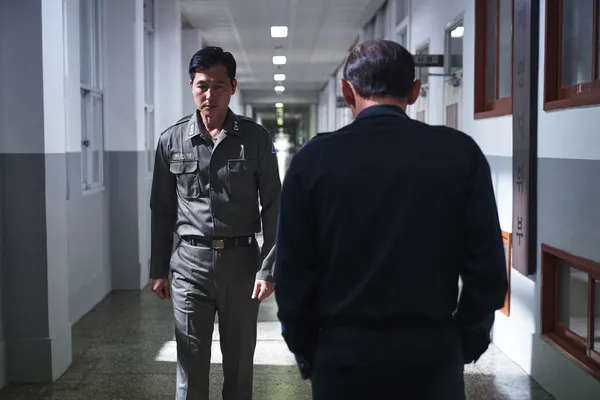
#> input picture Quests/Quest5_20240605/images/person_image.webp, 600 x 400 px
$ jupyter execute --allow-errors Quest.ipynb
#> lines starting #> are read from the running program, lines starting #| are printed output that depends on the picture
# 패키지 불러오기

[cell 1]
import os
import urllib
import cv2
import numpy as np
from pixellib.semantic import semantic_segmentation
from matplotlib import pyplot as plt

# 데이터 불러오기

[cell 2]
# 이미지 경로 및 불러오기
img_path = 'images/person_image.webp'
img_orig = cv2.imread(img_path)
#> img_orig is the input picture: shape (400, 600, 3); mean B, G, R 91.5, 84.8, 82

print(img_orig.shape)
#| (400, 600, 3)

# 이미지 출력
plt.imshow(cv2.cvtColor(img_orig, cv2.COLOR_BGR2RGB))
plt.show()

# 사전 훈련 모델 불러오기
- 이미 로컬환경에 모델이 있어 주석처리 하겠습니다.

[cell 3]
model_dir = 'models'
model_file = os.path.join(model_dir, 'deeplabv3_xception_tf_dim_ordering_tf_kernels.h5')

# PixelLib가 제공하는 모델의 url
# model_url = 'https://github.com/ayoolaolafenwa/PixelLib/releases/download/1.1/deeplabv3_xception_tf_dim_ordering_tf_kernels.h5'

# 다운로드
# urllib.request.urlretrieve(model_url, model_file) # urllib 패키지 내에 있는 request 모듈의 urlretrieve 함수를 이용해서 model_url에 있는 파일을 다운로드 해서 model_file 파일명으로 저장

#> (a cell that did not finish here is left out)

#> (a cell that did not finish here is left out)

[cell 6]
#pascalvoc에서 제공하는 데이터 라벨종류
LABEL_NAMES = [
    'background', 'aeroplane', 'bicycle', 'bird', 'boat', 'bottle', 'bus',
    'car', 'cat', 'chair', 'cow', 'diningtable', 'dog', 'horse', 'motorbike',
    'person', 'pottedplant', 'sheep', 'sofa', 'train', 'tv'
]
len(LABEL_NAMES)

#> (a cell that did not finish here is left out)

#> (a cell that did not finish here is left out)

#> (a cell that did not finish here is left out)

[cell 10]
# 컬러맵 생성
# 256개의 색상을 가지는 컬러맵 생성
colormap = np.zeros((256, 3), dtype = int)
# 0~255까지의 값을 가지는 배열 생성
ind = np.arange(256, dtype=int)

for shift in reversed(range(8)):
    for channel in range(3):
        colormap[:, channel] |= ((ind >> channel) & 1) << shift
    ind >>= 3
# 컬러맵 출력
colormap[:20]

[cell 11]
# 15번 클래스의 컬러값 출력
colormap[15]

[cell 12]
# BGR 컬러값을 RGB로 변환
seg_color = (128,128,192)

#> (a cell that did not finish here is left out)

[cell 14]
# 원본 이미지 복사
img_show = img_orig.copy()
# True, False인 값을 각각 255, 0으로 변환하여 마스크 생성
#> (the rest of this cell did not finish here and is left out)

[cell 15]
img_orig_blur = cv2.blur(img_orig, (13,13))
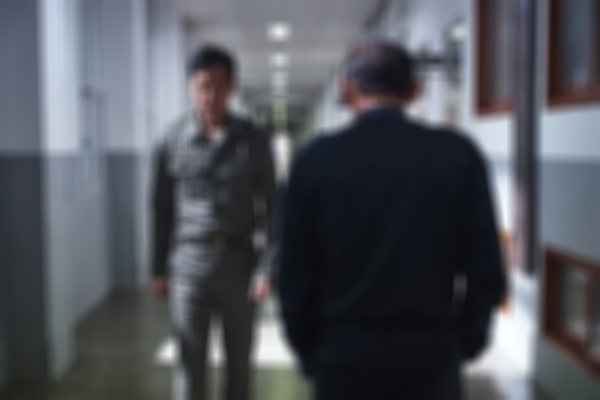
#> img_orig_blur: shape (400, 600, 3); mean B, G, R 91.5, 84.8, 82

plt.imshow(cv2.cvtColor(img_orig_blur, cv2.COLOR_BGR2RGB))
plt.show()


$ run again, with Quests/Quest5_20240605/images/cat_error.png saved as Quests/Quest5_20240605/images/person_image.webp
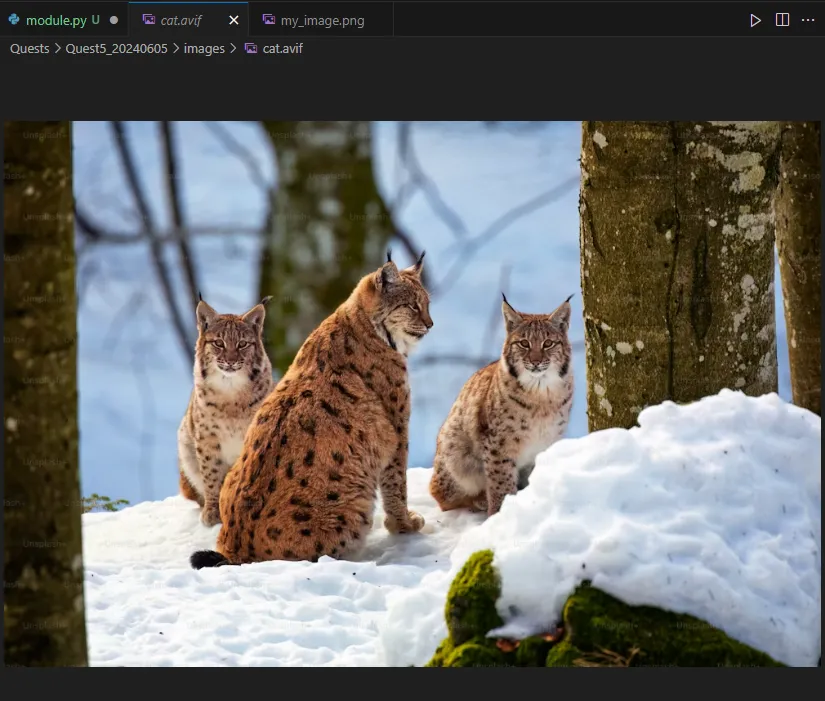
#> input picture Quests/Quest5_20240605/images/cat_error.png, 825 x 701 px
#> img_orig is the input picture: shape (701, 825, 3); mean B, G, R 104.2, 107.5, 108.7
#| (701, 825, 3)
#> `img_orig_blur = cv2.blur(img_orig, (13,13))`:
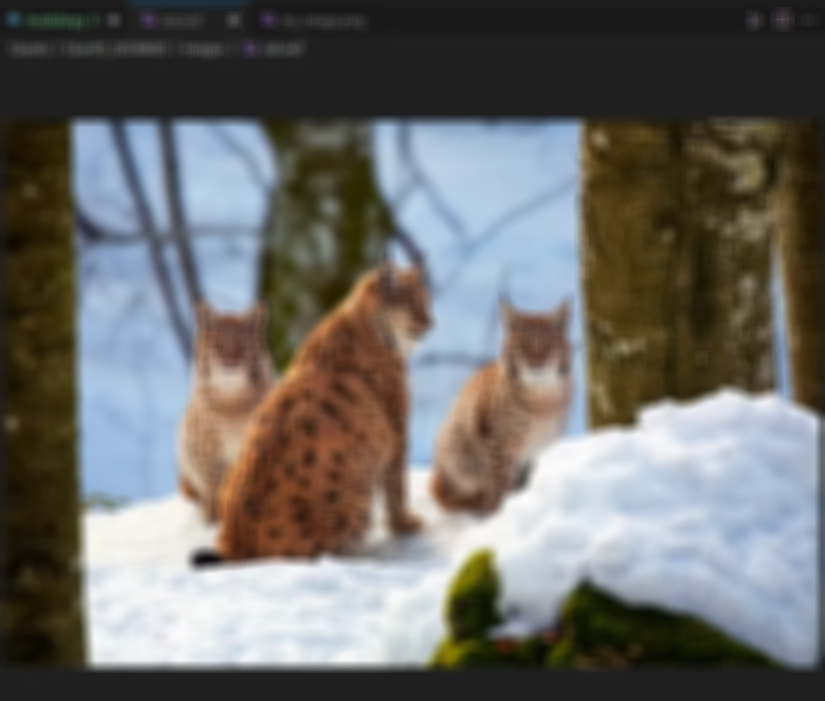
#> img_orig_blur: shape (701, 825, 3); mean B, G, R 104.2, 107.5, 108.7

$ run again, with Quests/Quest5_20240605/images/cats.png saved as Quests/Quest5_20240605/images/person_image.webp
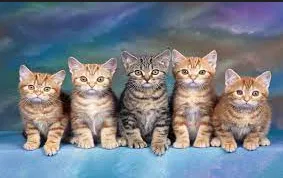
#> input picture Quests/Quest5_20240605/images/cats.png, 283 x 178 px
#> img_orig is the input picture: shape (178, 283, 3); mean B, G, R 135.9, 126.1, 119.8
#| (178, 283, 3)
#> `img_orig_blur = cv2.blur(img_orig, (13,13))`:
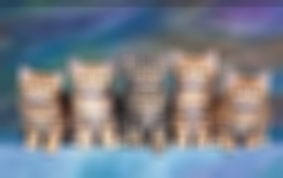
#> img_orig_blur: shape (178, 283, 3); mean B, G, R 136.1, 126.3, 119.9

$ run again, with Quests/Quest5_20240605/images/cats2.png saved as Quests/Quest5_20240605/images/person_image.webp
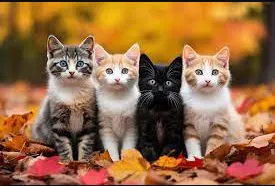
#> input picture Quests/Quest5_20240605/images/cats2.png, 275 x 186 px
#> img_orig is the input picture: shape (186, 275, 3); mean B, G, R 66.4, 106.4, 150.9
#| (186, 275, 3)
#> `img_orig_blur = cv2.blur(img_orig, (13,13))`:
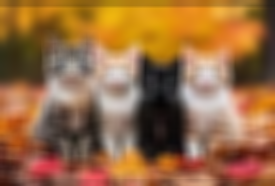
#> img_orig_blur: shape (186, 275, 3); mean B, G, R 66.6, 106.9, 151.6
